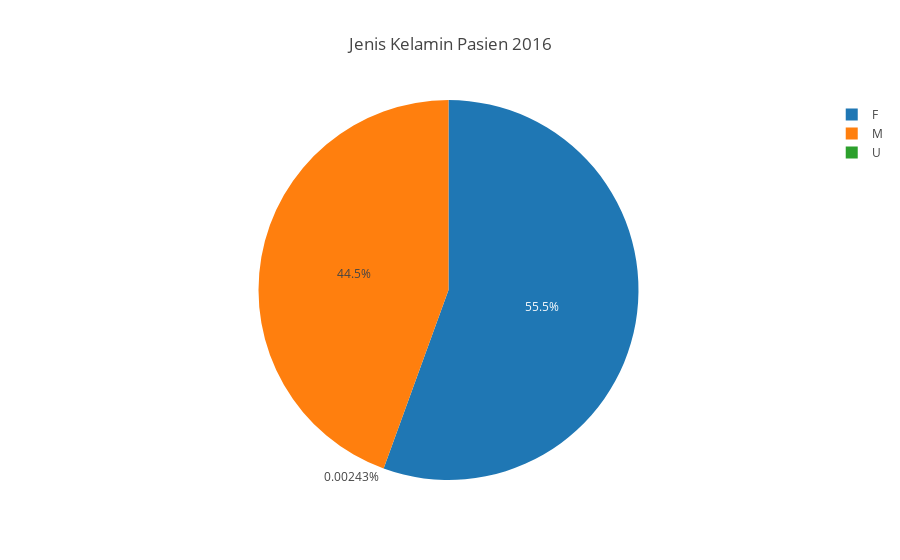

Write notebook code for a chart like this one.
### Code cell
trace0 = go.Pie(
    labels=gender['Gender'],
    values=gender['count']
)

data = [trace0]
layout = go.Layout(
    title='Jenis Kelamin Pasien 2016',
)

fig = go.Figure(data=data, layout=layout)
iplot(fig, filename='age-group-patient')

### Figure 1 — Plotly figure (JSON) as saved in the notebook; plotly's stock layout.template omitted (floating-point values rounded to 4 significant figures)
{"data": [{"labels": ["F", "M", "U"], "type": "pie", "uid": "d5d325a2-a611-4248-b419-16efb5c8e941", "values": [1301671, 1041701, 57]}], "layout": {"title": {"text": "Jenis Kelamin Pasien 2016"}}}
